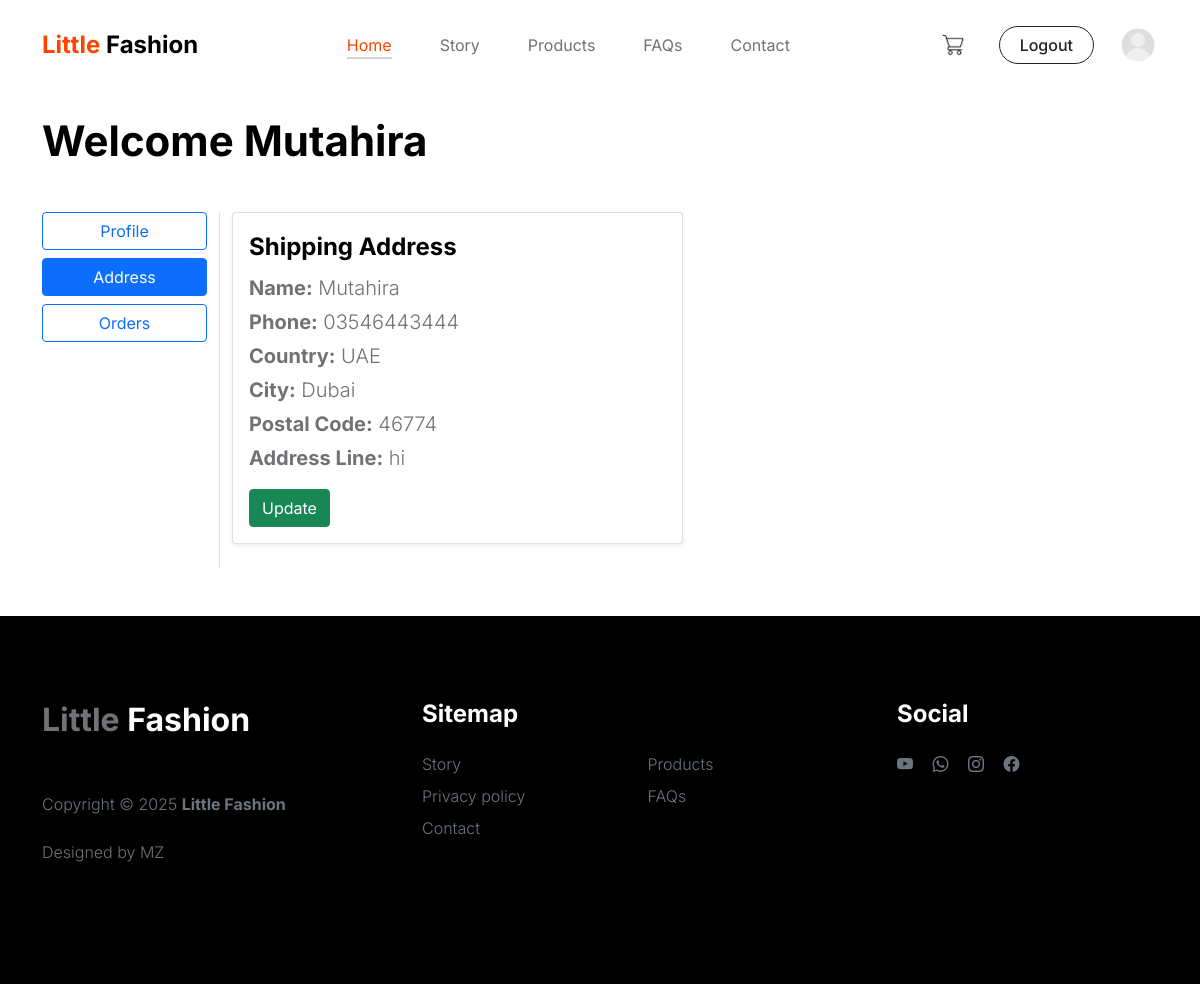
The app's page /address/ (signed in) with its own data.
### app/models.py (models this page shows, shortened)
class ShippingAddress(models.Model):
    user = models.OneToOneField(User, on_delete=models.CASCADE)
    full_name = models.CharField(max_length=100)
    address_line = models.TextField()
    profile = models.OneToOneField(Customer, on_delete=models.CASCADE)
    class Meta:
        verbose_name_plural = 'Shipping Addresses'

class Customer(models.Model):
    user = models.OneToOneField(User, on_delete=models.CASCADE, null=True, blank=True, related_name='customer')
    phone = models.CharField(max_length=20)
    email = models.EmailField(max_length=100)
    city = models.CharField(max_length=100, blank=True, null=True)
    postal_code = models.CharField(max_length=20, blank=True, null=True)
    country = models.CharField(max_length=100, blank=True, null=True)
    profile_picture = models.ImageField(upload_to='profiles/', blank=True, null=True)

### app/views.py (the view)
# urls.py: path('address/', views.address_view, name='address'),
@login_required
def address_view(request):
    try:
        address = ShippingAddress.objects.get(user=request.user)
    except ShippingAddress.DoesNotExist:
        address = None
    return render(request, 'address.html', {'address': address})

### app/templates/address.html (shortened to what this page needs)
{% extends 'base.html' %}
{% load static %}
{% block content %}
<div class="container my-5">
    <div class="pt-3 pb-2">
        <h2 class="fw-bold">Welcome {{ request.user.first_name|default:request.user.username }}</h2>
    </div>
      <div class="row mt-4">
        <div class="col-sm-2 border-end">
            <ul class="list-unstyled">
                <li class="d-grid mb-2"><a href="{% url 'profile' %}" class="btn btn-outline-primary">Profile</a></li>
                <li class="d-grid mb-2"><a href="{% url 'address' %}" class="btn btn-primary">Address</a></li>
                <li class="d-grid"><a href="{% url 'user_orders' %}" class="btn btn-outline-primary">Orders</a></li>
            </ul>
        </div>
        <div class="col-sm-10">
            <div class="row">
                {% if address %}
                <div class="col-md-6 mb-4">
                    <div class="card shadow-sm h-100">
                        <div class="card-body">
                            <h5 class="card-title fw-bold">Shipping Address</h5>
                            <p class="mb-1"><strong>Name:</strong> {{ address.full_name }}</p>
                            <p class="mb-1"><strong>Phone:</strong> {{ address.profile.phone }}</p>
                            <p class="mb-1"><strong>Country:</strong> {{ address.profile.country }}</p>
                            <p class="mb-1"><strong>City:</strong> {{ address.profile.city }}</p>
                            <p class="mb-1"><strong>Postal Code:</strong> {{ address.profile.postal_code }}</p>
                            <p class="mb-3"><strong>Address Line:</strong> {{ address.address_line }}</p>
                            <a href="{% url 'update-address' %}" class="btn btn-success">Update</a>
                        </div>
                    </div>
                </div>
                {% endif %}
            </div>
        </div>
    </div>
</div>
{% endblock %}

### app/static/css/tooplate-little-fashion.css (style rules this page uses)
:root { --white-color: #FFFFFF; --primary-color: #FF4400; --section-bg-color: #f0f8ff; --dark-color: #000000; --grey-color: #d0d1d1; --p-color: #717275; --body-font-family: 'Inter', sans-serif; --h5-font-size: 24px; --p-font-size: 20px; --copyright-text-font-size: 16px; --product-link-font-size: 14px; --custom-link-font-size: 12px; --font-weight-thin: 100; --font-weight-light: 300; --font-weight-normal: 400; --font-weight-bold: 700; --font-weight-black: 900; }
body, html { height: 100%; }
html { scroll-behavior: smooth; }
body { background: var(--white-color); font-family: var(--body-font-family); position: relative; }
h2, h3, h4, h5, h6 { color: var(--dark-color); line-height: inherit; }
h1, h2, h3, h4, h5, h6 { font-weight: var(--font-weight-bold); }
h1, h2 { font-weight: var(--font-weight-black); }
h2 { font-size: 42px; }
h5 { font-size: 24px; }
p { color: var(--p-color); font-size: var(--p-font-size); font-weight: var(--font-weight-light); }
a, button { touch-action: manipulation; transition: all 0.3s; }
a { color: var(--p-color); text-decoration: none; }
b, strong { font-weight: var(--font-weight-bold); }

### records on screen
ShippingAddress: full_name "Mutahira", profile.phone "03546443444", profile.country "UAE", profile.city "Dubai", profile.postal_code "46774", address_line "hi"

### other values on screen
{{ request.user.first_name|default:request.user.username }} "Mutahira"
